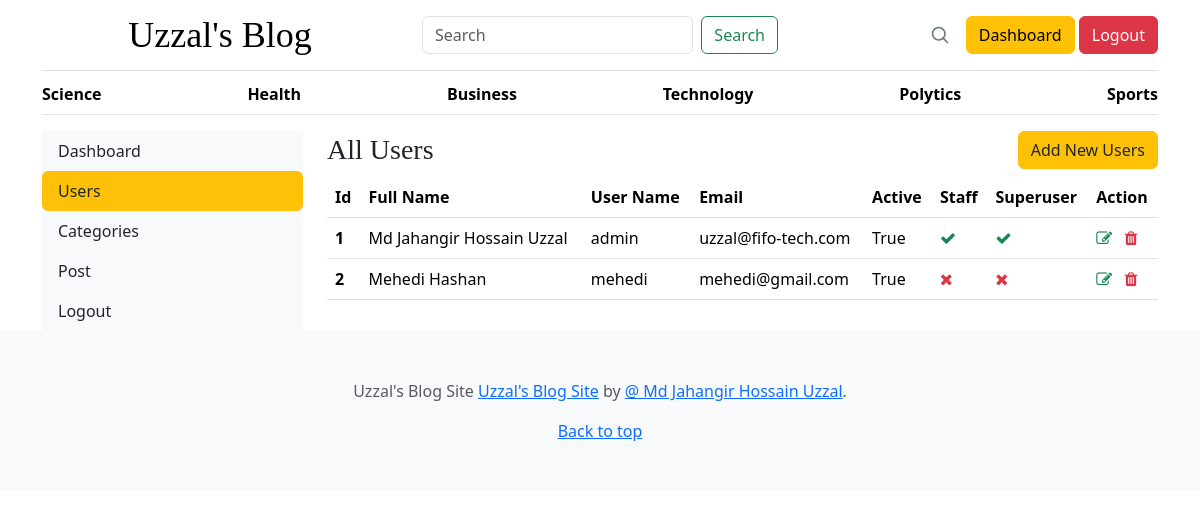
The page /dashboard/users/ (signed in) on the database its author committed.
### blogs/models.py (models this page shows, shortened)
class Category(models.Model):
    category_name = models.CharField(max_length=50,unique=True)
    created_at = models.DateTimeField(auto_now_add=True)
    updated_at = models.DateTimeField(auto_now=True)
    class Meta:
        verbose_name_plural = 'Categories'

### dashboards/views.py (the view)
# urls.py: path('users/', views.users, name='users'),
@login_required(login_url='login')
def users(request):
    users = User.objects.all()
    context = {
        'users':users
    }
    return render(request,'dashboard/users.html', context)

### blogs/context_processors.py (called while the page is built)
def get_categories(request):
    categories = Category.objects.all()
    return dict(categories = categories)

### templates/dashboard/users.html (shortened to what this page needs)
{% extends "../base/base.html" %}
{% block content %}
<div class="container">
    <div class="row">
        {% include "./leftsidebar.html" %}
        <div class="col-md-9">
            <div class="d-flex justify-content-between align-items-center mb-2">
                <h3 class="mb-0">All Users</h3>
                <a href="{% url 'add_users' %}" class="btn btn-warning text-dark">Add New Users</a>
            </div>
            <table class="table table-hover">
                <thead>
                  <tr>
                    <th>Id</th>
                    <th>Full Name</th>
                    <th>User Name</th>
                    <th>Email</th>
                    <th>Active</th>
                    <th>Staff</th>
                    <th>Superuser</th>
                    <th>Action</th>
                  </tr>
                </thead>
                <tbody>
                    {% for user in users %}
                  <tr>
                    <th scope="row">{{forloop.counter}}</th>
                    <td>{{user.first_name}} {{user.last_name}}</td>
                    <td>{{user.username}}</td>
                    <td>{{user.email}}</td>
                    <td>{{user.is_active}}</td>
                    <td>{% if user.is_staff %} <i class="fa fa-check text-success"></i> {% else %} <i class="fa fa-times text-danger"> {% endif %}</td>
                    <td>{% if user.is_superuser %} <i class="fa fa-check text-success"></i> {% else %} <i class="fa fa-times text-danger"> {% endif %}</td>
                    <td>
                        <a href="{% url 'edit_users' user.id %}"><i class="fa fa-edit text-success"></i></a>&nbsp;&nbsp;
                        <a href="{% url 'delete_users' user.id %}"><i class="fa fa-trash text-danger"></i></a>
                    </td>
                  </tr>
                  {% endfor %}
                </tbody>
              </table>
        </div>
    </div>
</div>
{% endblock %}

### templates/base/header.html (shortened to what this page needs)
{% load static %}
<!doctype html>
<html lang="en" data-bs-theme="auto">
  <head><script src="../assets/js/color-modes.js"></script>
    <link rel="stylesheet" href="https://cdnjs.cloudflare.com/ajax/libs/font-awesome/4.7.0/css/font-awesome.min.css">
    <link rel="stylesheet" href="https://cdn.jsdelivr.net/npm/@docsearch/css@3">
<link href="{% static '/assets/dist/css/bootstrap.min.css' %}" rel="stylesheet">
<link rel="stylesheet" href="{% static 'css/styles.css' %}">
    <link href="{% static 'css/blog.css' %}" rel="stylesheet">
  </head>
  <body>
<div class="container">
  <header class="border-bottom lh-1 py-3">
    <div class="row flex-nowrap justify-content-between align-items-center">
      <div class="col-4 text-center">
        <a class="blog-header-logo text-body-emphasis text-decoration-none" href="{% url 'home' %}">Uzzal's Blog</a>
      </div>
      <div class="div col-4">
        <form class="form-inline d-flex" action="{% url 'search' %}" method ="GET">
          <input class="form-control me-2" type="search" placeholder="Search" aria-label="Search" name="keyword">
          <button class="btn btn-outline-success" type="submit">Search</button>
      </form>
      </div>
      <div class="col-4 d-flex justify-content-end align-items-center">
        <a class="link-secondary" href="#" aria-label="Search">
          <svg xmlns="http://www.w3.org/2000/svg" width="20" height="20" fill="none" stroke="currentColor" stroke-linecap="round" stroke-linejoin="round" stroke-width="2" class="mx-3" role="img" viewBox="0 0 24 24"><title>Search</title><circle cx="10.5" cy="10.5" r="7.5"/><path d="M21 21l-5.2-5.2"/></svg>
        </a>
        <div>
          {% if not user.is_authenticated %}
        <a class="btn btn-sm btn-outline-primary btn-success text-light " href="{% url 'login' %}">Login</a>
        <a class="btn btn-sm btn-outline-secondary btn-warning text-light" href="{% url 'register' %}">Sign up</a>
        {% else %}
        <span><a href="{% url 'dashboard' %}" class="btn btn-warning">Dashboard</a></span>
        <span><a href="{% url 'logout' %}"class="btn btn-danger">Logout</a></span>
        {% endif %}
      </div>
      </div>
    </div>
  </header>
  <div class="nav-scroller py-1 mb-3 border-bottom">
    <nav class="nav nav-underline justify-content-between">
      {% for cat in categories %}
      <a class="nav-item nav-link link-body-emphasis active" href="{% url 'posts_by_category' cat.id %}">{{ cat.category_name }}</a>
      {% endfor %}
    </nav>
  </div>
</div>

### static/css/styles.css (style rules this page uses)
.nav-scroller { position: relative; z-index: 2; height: 2.75rem; overflow-y: hidden; }
.nav-scroller .nav { display: flex; flex-wrap: nowrap; padding-bottom: 1rem; margin-top: -1px; overflow-x: auto; text-align: center; white-space: nowrap; -webkit-overflow-scrolling: touch; }

### static/css/blog.css (style rules this page uses)
.blog-header-logo { font-family: "Playfair Display", Georgia, "Times New Roman", serif; font-size: 2.25rem; }
h1, h2, h3, h4, h5, h6 { font-family: "Playfair Display", Georgia, "Times New Roman", serif; }

### rows shown on the page
Category: category_name "Science"
Category: category_name "Health"
Category: category_name "Business"
Category: category_name "Technology"
Category: category_name "Polytics"
Category: category_name "Sports"

### other values the page prints
{{ user.first_name }} "Md Jahangir Hossain"
{{ user.last_name }} "Uzzal"
{{ user.username }} "admin"
{{ user.email }} "uzzal@fifo-tech.com"
{{ user.is_active }} "True"
{{ user.first_name }} "Mehedi"
{{ user.last_name }} "Hashan"
{{ user.username }} "mehedi"
{{ user.email }} "mehedi@gmail.com"
